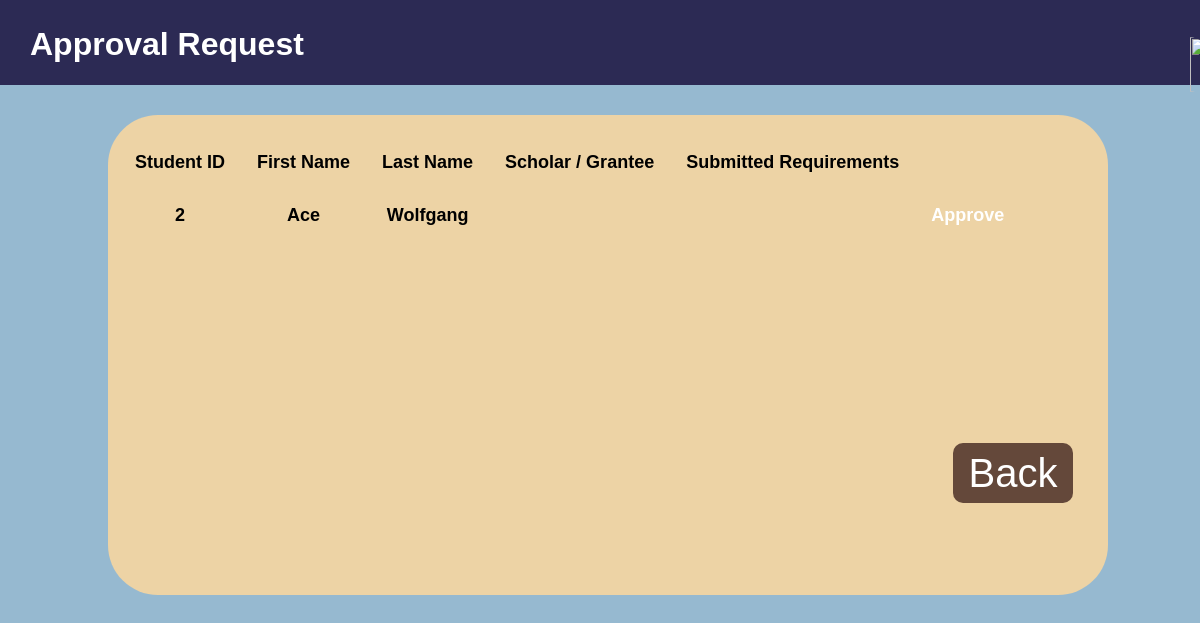
The page /approvalRequest.php on the database as committed earlier.
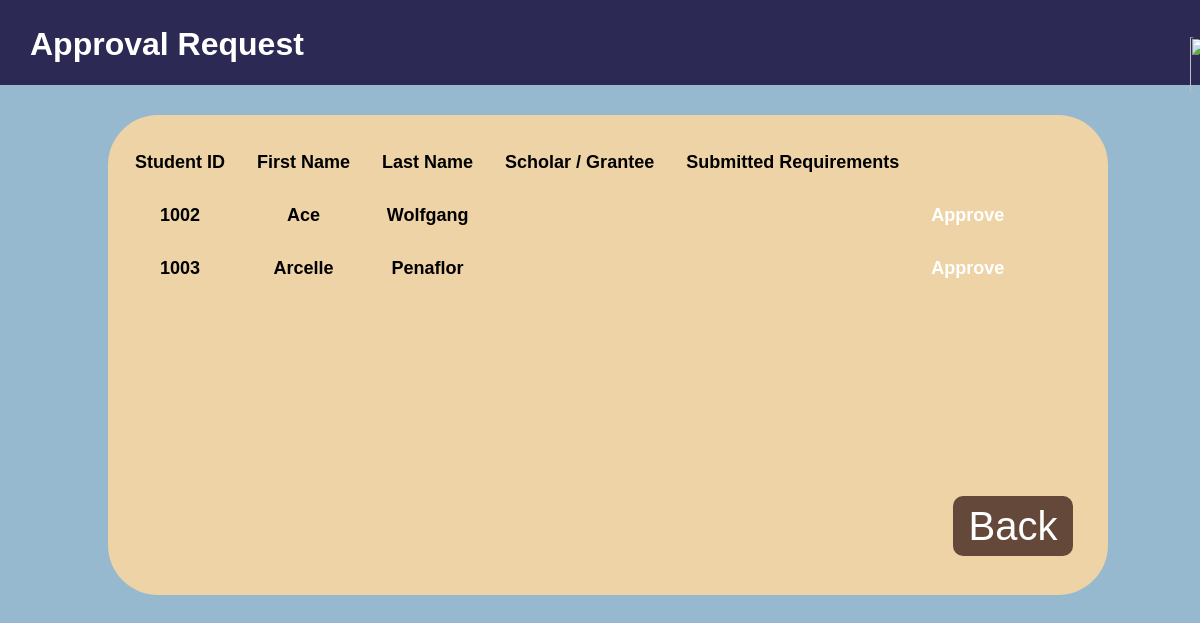
The same page on the database as committed later.
### tables this page shows
CREATE TABLE `usertable` (
  `user_id` int(8) NOT NULL,
  `user_email` varchar(255) NOT NULL,
  `user_password` char(40) NOT NULL,
  `user_firstName` varchar(30) NOT NULL,
  `user_lastName` varchar(30) NOT NULL,
  `user_birthDate` date NOT NULL,
  `user_address` varchar(255) NOT NULL,
  `user_contactNumber` varchar(12) NOT NULL,
  `type_scholarship` varchar(40) NOT NULL,
  `scholar_percentage` varchar(12) NOT NULL,
  `user_registrationDate` datetime NOT NULL
);

### approvalRequest.php (the view, shortened to what this page needs)
<!DOCTYPE html>
<html lang="en">
<head>
</head>
<body>
    <?php
        $mysqli = new mysqli('localhost','root','','osedb') or die(mysqli_error($mysqli));
        $result = $mysqli->query("SELECT * FROM usertable") or die($mysqli->error);
    ?>
    <div class="homepage">
    <h1>Approval Request
        <div class="OSE_Logo">
        <a href="homepage.php"><img src="OSE logo.jpg"></a>
        </div>
    </h1>
    </div>
    <div class="main">
    <form action="requirement-viewing.php" method="post">
    <div>
        <table>
            <thead>
                <tr>
                    <th>Student ID</th>
                    <th>First Name</th>
                    <th>Last Name</th>
                    <th>Scholar / Grantee</th>
                    <th>Submitted Requirements</th>
                </tr>
            </thead>
        <?php
            while($row = $result->fetch_assoc()):?>
                <tr>
                    <td><?php echo $row['user_id']?></td>
                    <td><?php echo $row['user_firstName']?></td>
                    <td><?php echo $row['user_lastName']?></td>
                    <td></td>
                    <td></td>
                    <td>
                        <a href="">Approve</a>
                    </td>
                </tr>
            <?php endwhile; ?>
        </table>
    </div>
    <div class="back_button">
    <a href="adminhomepage.php"><button type="button">Back</a></button>
    </div>
    </div>
</body>
</html>

### approvalRequest.php (style rules this page uses)
body { background-color: #96b9d0; }
.homepage { background-color: #2C2A54; height: 80px; margin-top: -23px; margin-right: -8px; margin-left: -8px; margin-bottom: 30px; color: white; margin: top 40px; text-indent: 30px; font-family: arial; padding-top: 20px; }
.main { top: 20px; background-color: #EDD3A5; height: 460px; border-radius: 50px; width: 1000px; margin-left: 100px; padding-top: 20px; }
button { background-color: #64483A; width: 120px; height: 60px; border-radius: 10px; border-width: 0px; font-size: 40px; color: white; margin-top: 200px; margin-left: 800px; }
form { text-align: center; font-size: large; font-family: arial; font-weight: bold; margin-left: 10px; }
th, td { padding: 15px; }
a { color: white; text-decoration: none; }
img { border-radius: 100px; width: 55px; height: 55px; margin-top: -45px; margin-bottom: 45px; margin-left: 1130px; }

Rows that differ between the two databases and show on the page:
removed usertable: user_id "2", user_firstName "Ace", user_lastName "Wolfgang"
added usertable: user_id "1002", user_firstName "Ace", user_lastName "Wolfgang"
added usertable: user_id "1003", user_firstName "Arcelle", user_lastName "Penaflor"
